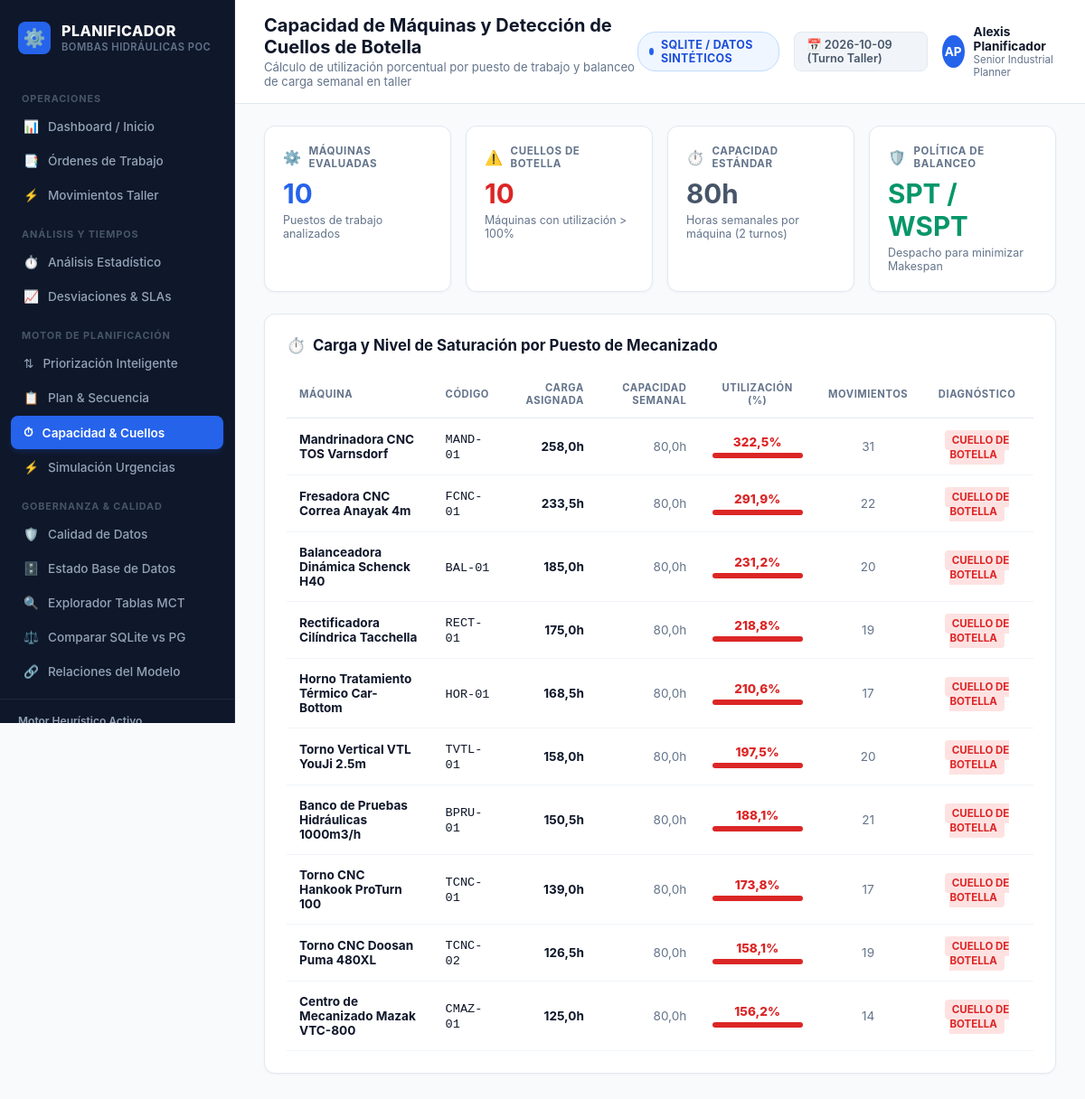
The app's page /planning/capacidad/ with its own data.
### apps/operational/models.py (models this page shows, shortened)
class MctMaquina(models.Model):
    idmaquina = models.BigIntegerField(primary_key=True)
    idsubseccion = models.BigIntegerField(null=True, blank=True)
    nombremaquina = models.CharField(max_length=255, null=True, blank=True)
    codigomaquina = models.CharField(max_length=100, null=True, blank=True)
    estado = models.IntegerField(null=True, blank=True)
    class Meta:
        managed = False
        db_table = "mct_maquina"
        verbose_name = "Máquina"
        verbose_name_plural = "Máquinas"

### apps/planning/views.py (the view)
# urls.py: path("capacidad/", views.capacity_bottlenecks_view, name="capacity"),
def capacity_bottlenecks_view(request):
    machines = list(MctMaquina.objects.all())
    movements = list(MctMovimientoOrdenTrabajo.objects.all()[:500])
    workloads = calculate_machine_workloads(machines, movements)
    bottlenecks_count = sum(1 for w in workloads if w["is_bottleneck"])
    return render(request, "planning/capacity_bottlenecks.html", {
        "workloads": workloads,
        "bottlenecks_count": bottlenecks_count,
        "total_machines": len(workloads),
    })

### apps/operational/models.py (called while the page is built)
    @property
    def duracion_horas(self) -> float:
        if self.fechainicio and self.fechatermino:
            diff = self.fechatermino - self.fechainicio
            return max(0.0, round(diff.total_seconds() / 3600.0, 2))
        if self.tiempotrabajado is not None and self.tiempotrabajado > 0:
            return round(self.tiempotrabajado / 3600.0, 2)
        return 0.0

### config/database.py (called while the page is built)
def is_postgres_real_mode() -> bool:
    val = os.getenv("USE_POSTGRES_REAL", "0").strip().lower()
    return val in ("1", "true", "yes", "t")

### templates/planning/capacity_bottlenecks.html (shortened to what this page needs)
{% extends "base.html" %}
{% block page_title %}Capacidad de Máquinas y Detección de Cuellos de Botella{% endblock %}
{% block page_subtitle %}Cálculo de utilización porcentual por puesto de trabajo y balanceo de carga semanal en taller{% endblock %}
{% block content %}
<div class="kpi-grid">
  <div class="kpi-card">
    <div class="kpi-header">
      <span class="kpi-icon" style="color: #2563eb;">⚙️</span>
      <span>MÁQUINAS EVALUADAS</span>
    </div>
    <div class="kpi-value" style="color: #2563eb;">{{ total_machines }}</div>
    <div class="kpi-subtext">Puestos de trabajo analizados</div>
  </div>
  <div class="kpi-card">
    <div class="kpi-header">
      <span class="kpi-icon" style="color: {% if bottlenecks_count > 0 %}#dc2626{% else %}#059669{% endif %};">⚠️</span>
      <span>CUELLOS DE BOTELLA</span>
    </div>
    <div class="kpi-value" style="color: {% if bottlenecks_count > 0 %}#dc2626{% else %}#059669{% endif %};">{{ bottlenecks_count }}</div>
    <div class="kpi-subtext">Máquinas con utilización &gt; 100%</div>
  </div>
  <div class="kpi-card">
    <div class="kpi-header">
      <span class="kpi-icon" style="color: #475569;">⏱️</span>
      <span>CAPACIDAD ESTÁNDAR</span>
    </div>
    <div class="kpi-value" style="color: #475569;">80h</div>
    <div class="kpi-subtext">Horas semanales por máquina (2 turnos)</div>
  </div>
  <div class="kpi-card">
    <div class="kpi-header">
      <span class="kpi-icon" style="color: #059669;">🛡️</span>
      <span>POLÍTICA DE BALANCEO</span>
    </div>
    <div class="kpi-value" style="color: #059669;">SPT / WSPT</div>
    <div class="kpi-subtext">Despacho para minimizar Makespan</div>
  </div>
</div>
<div class="content-card">
  <div class="content-card-header">
    <div class="card-title">
      <span>⏱️</span> Carga y Nivel de Saturación por Puesto de Mecanizado
    </div>
  </div>
  <div class="table-responsive">
    <table class="data-table">
      <thead>
        <tr>
          <th>Máquina</th>
          <th>Código</th>
          <th style="text-align: right;">Carga Asignada</th>
          <th style="text-align: right;">Capacidad Semanal</th>
          <th style="text-align: center;">Utilización (%)</th>
          <th style="text-align: center;">Movimientos</th>
          <th style="text-align: center;">Diagnóstico</th>
        </tr>
      </thead>
      <tbody>
        {% for w in workloads %}
        <tr>
          <td><strong style="color: #0f172a;">{{ w.nombremaquina }}</strong></td>
          <td><code>{{ w.codigomaquina }}</code></td>
          <td style="text-align: right; font-weight: 700; color: #0f172a;">{{ w.load_hours }}h</td>
          <td style="text-align: right; color: #64748b;">{{ w.capacity_hours }}h</td>
          <td style="text-align: center;">
            <div style="font-weight: 800; color: {% if w.utilization > 100 %}#dc2626{% elif w.utilization > 75 %}#d97706{% else %}#059669{% endif %};">
              {{ w.utilization }}%
            </div>
            <div style="background: #e2e8f0; height: 6px; border-radius: 3px; width: 100px; margin: 4px auto 0; overflow: hidden;">
              <div style="background: {% if w.utilization > 100 %}#dc2626{% elif w.utilization > 75 %}#d97706{% else %}#059669{% endif %}; height: 100%; width: {% if w.utilization > 100 %}100%{% else %}{{ w.utilization }}%{% endif %};"></div>
            </div>
          </td>
          <td style="text-align: center; color: #64748b;">{{ w.mov_count }}</td>
          <td style="text-align: center;">
            {% if w.is_bottleneck %}
              <span style="background: #fee2e2; color: #dc2626; font-size: 0.72rem; font-weight: 700; padding: 4px 8px; border-radius: 4px;">
                CUELLO DE BOTELLA
              </span>
            {% elif w.utilization > 75 %}
              <span style="background: #fef3c7; color: #d97706; font-size: 0.72rem; font-weight: 700; padding: 4px 8px; border-radius: 4px;">
                CARGA ALTA
              </span>
            {% else %}
              <span style="background: #d1fae5; color: #059669; font-size: 0.72rem; font-weight: 600; padding: 4px 8px; border-radius: 4px;">
                DISPONIBLE
              </span>
            {% endif %}
          </td>
        </tr>
        {% empty %}
        <tr>
          <td colspan="7" style="text-align: center; padding: 24px; color: #64748b;">
            No hay máquinas configuradas para el cálculo de capacidad.
          </td>
        </tr>
        {% endfor %}
      </tbody>
    </table>
  </div>
</div>
{% endblock %}

### static/css/style.css (style rules this page uses)
:root { --sidebar-bg: #0f172a; --sidebar-hover: #1e293b; --sidebar-text: #94a3b8; --sidebar-text-active: #ffffff; --primary: #2563eb; --primary-hover: #1d4ed8; --bg-main: #f8fafc; --card-bg: #ffffff; --border-color: #e2e8f0; --text-main: #0f172a; --text-muted: #64748b; --badge-holgura-neg-bg: #fee2e2; --badge-holgura-neg-text: #dc2626; --badge-holgura-warn-bg: #fef3c7; --badge-holgura-warn-text: #d97706; --badge-holgura-ok-bg: #d1fae5; --badge-holgura-ok-text: #059669; }
* { box-sizing: border-box; margin: 0; padding: 0; }
body { font-family: -apple-system, BlinkMacSystemFont, "Segoe UI", Roboto, "Helvetica Neue", Arial, sans-serif; background-color: var(--bg-main); color: var(--text-main); min-height: 100vh; display: flex; }
.kpi-grid { display: grid; grid-template-columns: repeat(4, 1fr); gap: 16px; margin-bottom: 24px; }
.kpi-card { background: #ffffff; border: 1px solid var(--border-color); border-radius: 12px; padding: 20px; box-shadow: 0 1px 3px 0 rgba(0, 0, 0, 0.04); }
.kpi-header { display: flex; align-items: center; gap: 8px; font-size: 0.72rem; font-weight: 700; text-transform: uppercase; letter-spacing: 0.05em; color: var(--text-muted); }
.kpi-icon { font-size: 1rem; }
.kpi-value { font-size: 1.85rem; font-weight: 700; color: #0f172a; margin: 8px 0 4px; }
.kpi-subtext { font-size: 0.78rem; color: #64748b; }
.content-card { background: #ffffff; border: 1px solid var(--border-color); border-radius: 12px; padding: 24px; box-shadow: 0 1px 3px 0 rgba(0, 0, 0, 0.04); margin-bottom: 20px; }
.content-card-header { display: flex; justify-content: space-between; align-items: center; margin-bottom: 18px; }
.card-title { font-size: 1.05rem; font-weight: 700; color: #0f172a; display: flex; align-items: center; gap: 8px; }
.table-responsive { overflow-x: auto; }
.data-table { width: 100%; border-collapse: collapse; font-size: 0.85rem; }
.data-table th { text-align: left; padding: 12px 14px; font-size: 0.7rem; font-weight: 700; text-transform: uppercase; letter-spacing: 0.05em; color: var(--text-muted); border-bottom: 1px solid var(--border-color); }
.data-table td { padding: 14px; border-bottom: 1px solid #f1f5f9; vertical-align: middle; }

### records on screen
MctMaquina: nombremaquina "Mandrinadora CNC TOS Varnsdorf", codigomaquina "MAND-01"
MctMaquina: nombremaquina "Fresadora CNC Correa Anayak 4m", codigomaquina "FCNC-01"
MctMaquina: nombremaquina "Balanceadora Dinámica Schenck H40", codigomaquina "BAL-01"
MctMaquina: nombremaquina "Rectificadora Cilíndrica Tacchella", codigomaquina "RECT-01"
MctMaquina: nombremaquina "Horno Tratamiento Térmico Car-Bottom", codigomaquina "HOR-01"
MctMaquina: nombremaquina "Torno Vertical VTL YouJi 2.5m", codigomaquina "TVTL-01"
MctMaquina: nombremaquina "Banco de Pruebas Hidráulicas 1000m3/h", codigomaquina "BPRU-01"
MctMaquina: nombremaquina "Torno CNC Hankook ProTurn 100", codigomaquina "TCNC-01"
MctMaquina: nombremaquina "Torno CNC Doosan Puma 480XL", codigomaquina "TCNC-02"
MctMaquina: nombremaquina "Centro de Mecanizado Mazak VTC-800", codigomaquina "CMAZ-01"

### other values on screen
{{ DB_MODE_LABEL }} "SQLITE / DATOS SINTÉTICOS"
{{ CURRENT_USER_INITIALS }} "AP"
{{ CURRENT_USER_NAME }} "Alexis Planificador"
{{ CURRENT_USER_ROLE }} "Senior Industrial Planner"
{{ total_machines }} "10"
{{ bottlenecks_count }} "10"
{{ w.load_hours }} "258,0" "233,5" "185,0" "175,0" "168,5" "158,0" "150,5" "139,0" "126,5" "125,0"
{{ w.capacity_hours }} "80,0" "80,0" "80,0" "80,0" "80,0" "80,0" "80,0" "80,0" "80,0" "80,0"
{{ w.utilization }} "322,5" "291,9" "231,2" "218,8" "210,6" "197,5" "188,1" "173,8" "158,1" "156,2"
{{ w.mov_count }} "31" "22" "20" "19" "17" "20" "21" "17" "19" "14"
